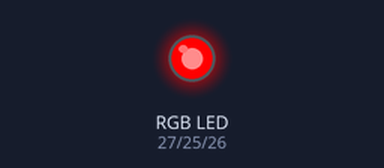
Bench run of a program on a simulated ESP32 board running MicroPython. On the bench: an RGB LED mixed from three pins (HIGH = lit). Dim RGB values are drawn brighter than linear.

Above: at 0.05 s.
At 0.9 s:
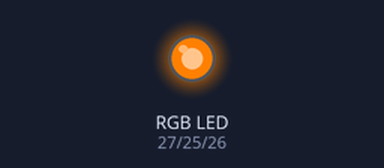
At 1.3 s:
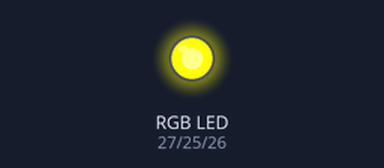
At 1.75 s:
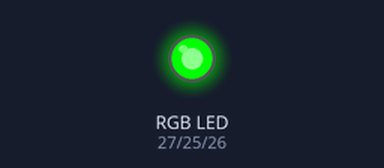
At 2.6 s:
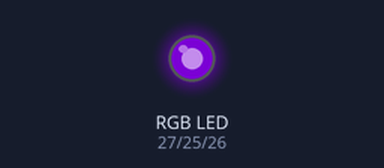
At 3.5 s:
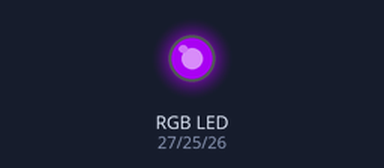
Timing chart, 0 to 8.1 s (numbered marks = the images above):
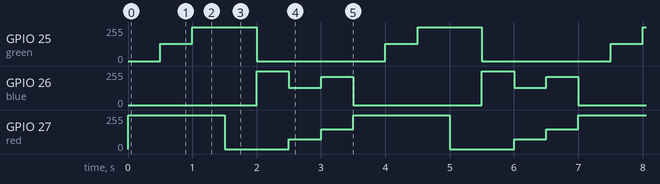

Measured:
- by itself, GPIO 25 (green): repeats every 3.5 s: 255/255 1.0 s, 0/255 2.0 s, 128/255 0.50 s
- by itself, GPIO 26 (blue): repeats every 3.5 s: 130/255 0.50 s, 211/255 0.50 s, 0/255 2.0 s, 255/255 0.50 s
- by itself, GPIO 27 (red): repeats every 3.5 s: 0/255 1.0 s, 75/255 0.50 s, 148/255 0.50 s, 255/255 1.5 s

The program:

extra2_rainbow.py
```python
from machine import Pin, PWM
import time

RED_PIN = 27                              # 빨강 핀
GREEN_PIN = 25                            # 초록 핀
BLUE_PIN = 26                             # 파랑 핀

red = PWM(Pin(RED_PIN))                   # 세 핀을 모두 PWM으로
green = PWM(Pin(GREEN_PIN))
blue = PWM(Pin(BLUE_PIN))

red.freq(1000)                            # 1초에 1000번
green.freq(1000)
blue.freq(1000)


def interval_mapping(x, in_min, in_max, out_min, out_max):
    return (x - in_min) * (out_max - out_min) / (in_max - in_min) + out_min


def color_to_duty(rgb_value):             # 0~255 를 0~1023 으로
    rgb_value = int(interval_mapping(rgb_value, 0, 255, 0, 1023))
    return rgb_value


def set_color(red_value, green_value, blue_value):   # 세 색을 한꺼번에
    red.duty(color_to_duty(red_value))
    green.duty(color_to_duty(green_value))
    blue.duty(color_to_duty(blue_value))


rainbow = [(255, 0, 0), (255, 128, 0),    # 빨강, 주황
           (255, 255, 0), (0, 255, 0),    # 노랑, 초록
           (0, 0, 255), (75, 0, 130),     # 파랑, 남색
           (148, 0, 211)]                 # 보라

while True:
    for c in rainbow:                     # 목록에서 하나씩 꺼내기
        set_color(c[0], c[1], c[2])
        time.sleep(0.5)
```
